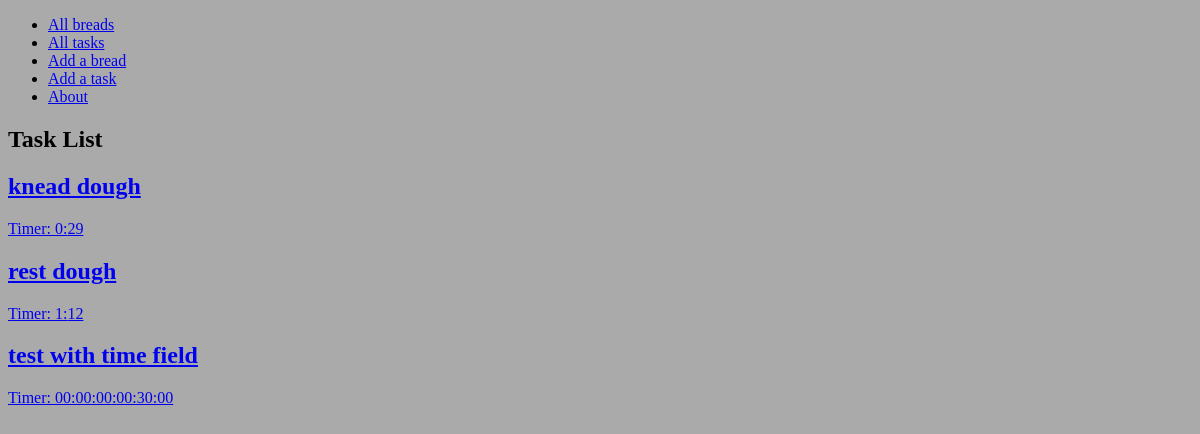
Page /tasks/ on the earlier database version.
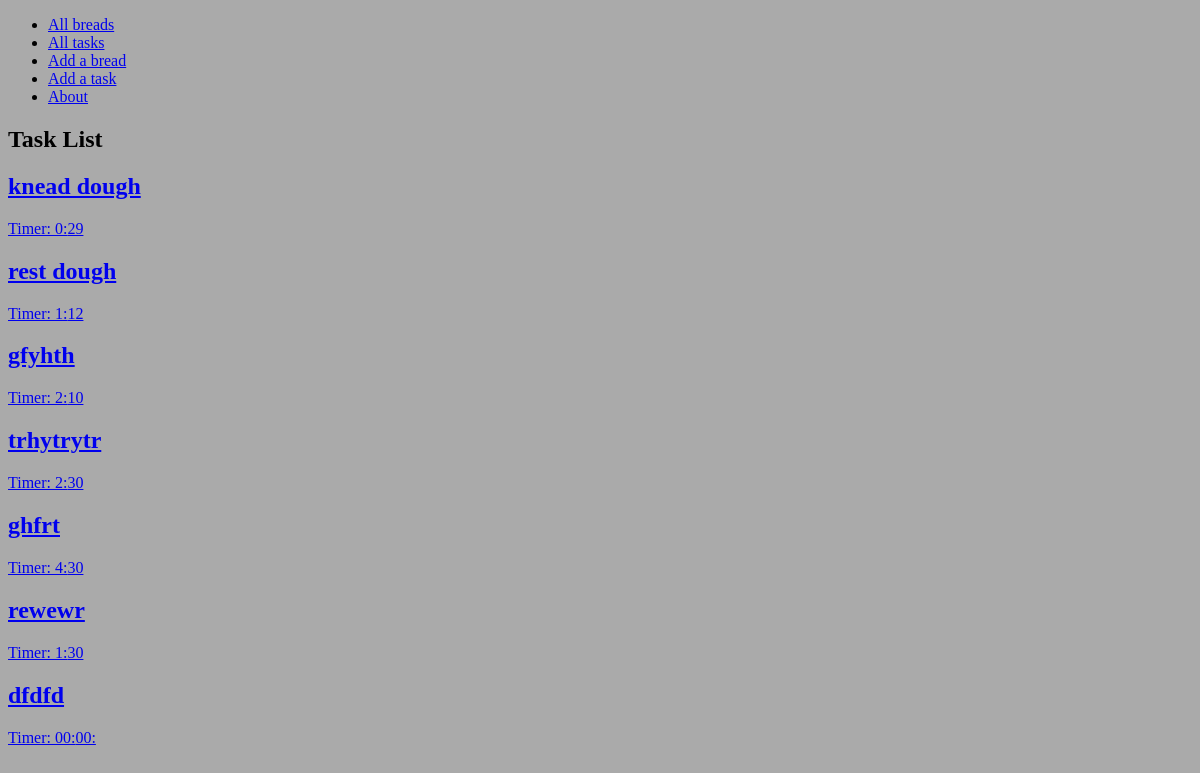
Same page on the later database version.
### main_app/models.py (models this page shows, shortened)
class Task(models.Model):
  name = models.CharField(max_length=100)
  hours = models.CharField(max_length=2)
  minutes = models.CharField(max_length=2)
  user = models.ForeignKey(User, on_delete=models.CASCADE)

### main_app/views.py (the view)
# urls.py: path('tasks/', views.TaskList.as_view(), name='tasks_index'),
class TaskList(ListView):
  model = Task

### main_app/templates/main_app/task_list.html (shortened to what this page needs)
{% extends 'base.html' %} {% load static %}  {% block content %}
<section class="page-header">
  <h1>Task List</h1>
</section>
<section class="card-container">
  {% for task in task_list %}
  <div class="card">
    <a href="{% url 'tasks_detail' task.id %}">
      <div class="card-content">
        <h2>{{ task.name }}</h2>
        <p> Timer: {% if task.hours %}{{ task.hours }}{% else %}00{% endif %}:{{ task.minutes }}</p>
      </div>
    </a>
  </div>
  {% endfor %}
</section>
{% endblock %}

Differences in the rows shown:
removed Task: name "test with time field", hours "00:00:00", minutes "00:30:00"
added Task: name "gfyhth", hours "2", minutes "10"
added Task: name "trhytrytr", hours "2", minutes "30"
added Task: name "ghfrt", hours "4", minutes "30"
added Task: name "rewewr", hours "1", minutes "30"
added Task: name "dfdfd", hours "00", minutes "00:"
